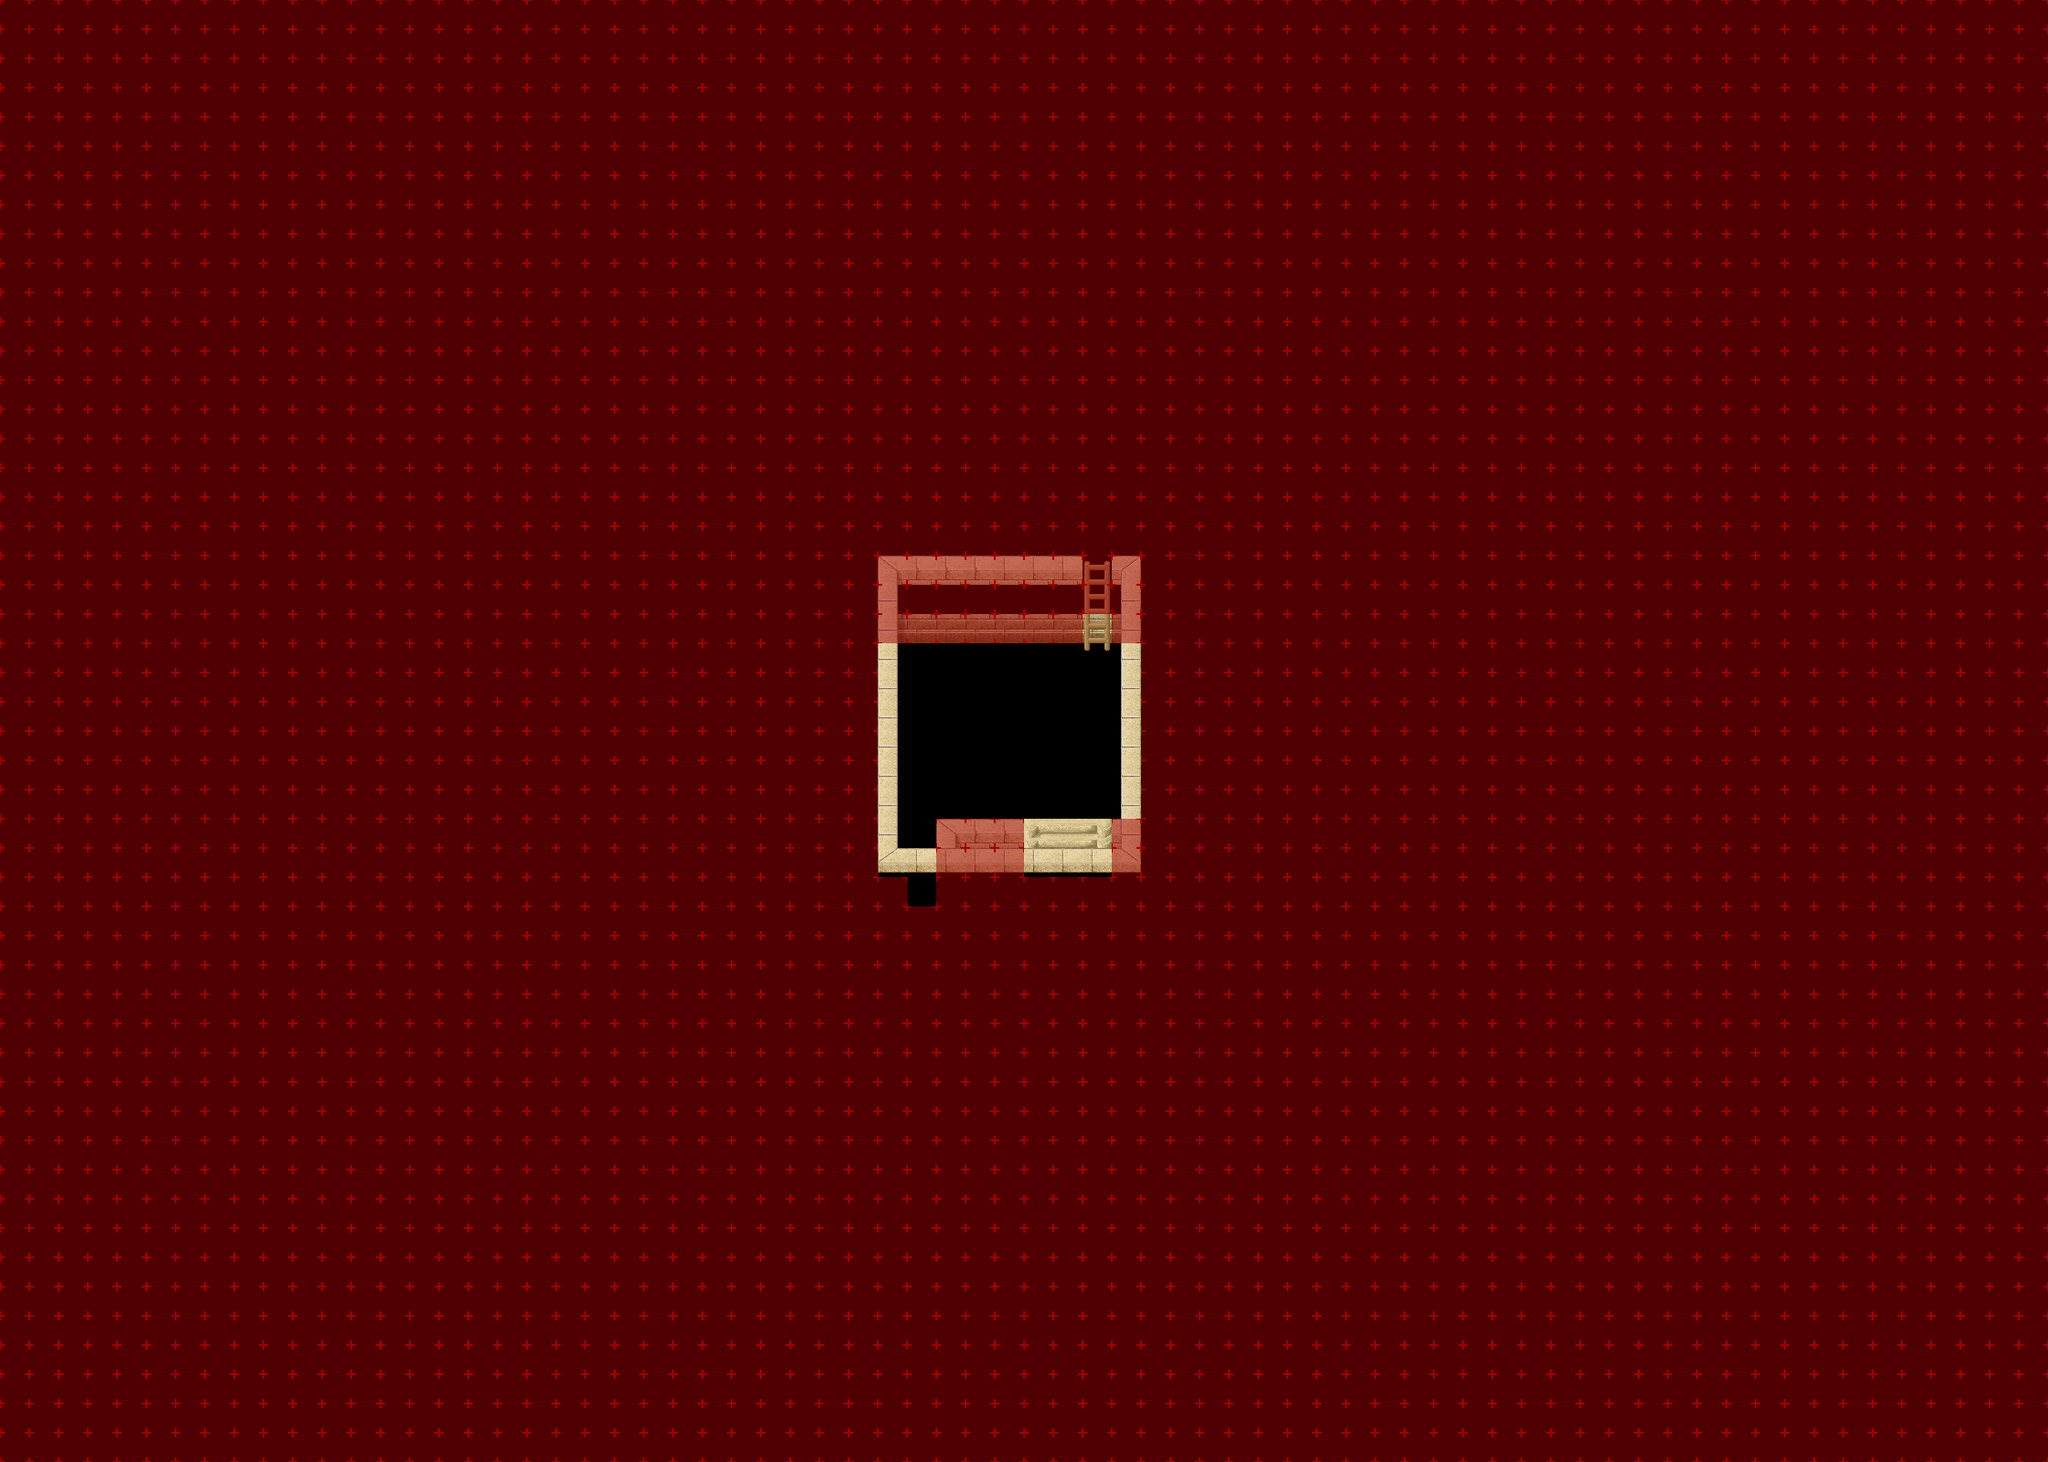

The image is a tile-based game level rendered from a .tmx file. Its description and source (layers, tilesets, objects; grid data summarised) follow:
An orthogonal 70x50 tile map with 32x32 px tiles, 7 tile layers (Ground 2, Ground 3, Fringe, Over, ...), 1 hidden layer not drawn, 3 tilesets and 3 objects (3x warp).

<map version="1.4" tiledversion="1.4.1" orientation="orthogonal" renderorder="right-down" compressionlevel="0" width="70" height="50" tilewidth="32" tileheight="32" infinite="0" nextlayerid="11" nextobjectid="4">
 <properties>
  <property name="license" value="CC BY-SA 3.0" />
  <property name="manaplus version" value="2" />
  <property name="minimap" value="graphics/minimaps/020-2-6.png" />
  <property name="music" value="faith.ogg" />
  <property name="name" value="Legion Tower" />
 </properties>
 <tileset firstgid="1" name="desert-castle" tilewidth="32" tileheight="32" tilecount="512" columns="32">
  <image source="../graphics/tilesets/desert-castle.png" width="1024" height="512" />
 </tileset>
 <tileset firstgid="513" name="collision" tilewidth="32" tileheight="32" tilecount="9" columns="3">
  <image source="../graphics/tilesets/collision.png" width="96" height="96" />
 </tileset>
 <tileset firstgid="522" name="desert-castle-indoor" tilewidth="32" tileheight="32" tilecount="512" columns="16">
  <image source="../graphics/tilesets/desert-castle-indoor.png" width="512" height="1024" />
 </tileset>
 <layer id="2" name="Ground" width="70" height="50" visible="0">
  <data>[3500 cells, 3500 non-empty, 5 distinct tile ids]</data>
 </layer>
 <layer id="3" name="Ground 2" width="70" height="50">
  <data>[3500 cells, 24 non-empty, 9 distinct tile ids]</data>
 </layer>
 <layer id="4" name="Ground 3" width="70" height="50">
  <data>[3500 cells, 4 non-empty, 3 distinct tile ids]</data>
 </layer>
 <layer id="10" name="Fringe" width="70" height="50">
  <data>[3500 cells, 0 non-empty, 0 distinct tile ids]</data>
 </layer>
 <layer id="5" name="Over" width="70" height="50">
  <data>[3500 cells, 73 non-empty, 5 distinct tile ids]</data>
 </layer>
 <layer id="6" name="Over 2" width="70" height="50">
  <data>[3500 cells, 9 non-empty, 3 distinct tile ids]</data>
 </layer>
 <layer id="7" name="Collision" width="70" height="50">
  <data>[3500 cells, 3434 non-empty, 1 distinct tile ids]</data>
 </layer>
 <layer id="8" name="Heights" width="70" height="50">
  <data>[3500 cells, 0 non-empty, 0 distinct tile ids]</data>
 </layer>
 <objectgroup id="9" name="Objects">
  <object id="1" name="To Legion Castle" type="warp" x="1120" y="928" width="96" height="32">
   <properties>
    <property name="dest_map" value="020-2-5" />
    <property name="dest_x" value="46" />
    <property name="dest_y" value="22" />
   </properties>
  </object>
  <object id="2" name="To Legion Tower Top" type="warp" x="1184" y="672" width="32" height="32">
   <properties>
    <property name="dest_map" value="020-1" />
    <property name="dest_x" value="289" />
    <property name="dest_y" value="72" />
   </properties>
  </object>
  <object id="3" name="To Legion Castle Roof" type="warp" x="992" y="960" width="32" height="32">
   <properties>
    <property name="dest_map" value="020-1" />
    <property name="dest_x" value="289" />
    <property name="dest_y" value="81" />
   </properties>
  </object>
 </objectgroup>
</map>
